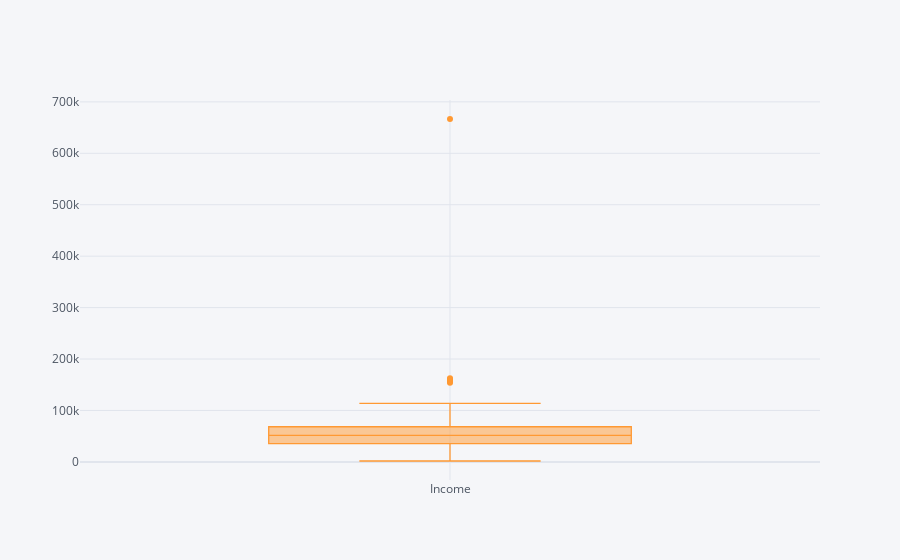

The notebook cell saved with this chart:
### Markdown cell above
## Handling Ouliers in  Income

### Code cell
df['Income'].iplot(kind='box',boxpoints='outliers')

### Figure 1 — Plotly figure (JSON) as saved in the notebook; plotly's stock layout.template omitted (floating-point values rounded to 4 significant figures; data arrays with more than 128 entries replaced by an {"elided": "..."} marker saying what was removed)
{"data": [{"boxpoints": "outliers", "line": {"width": 1.3}, "marker": {"color": "rgba(255, 153, 51, 1.0)"}, "name": "Income", "orientation": "v", "type": "box", "y": {"elided": "2240 float values"}}], "layout": {"autosize": true, "legend": {"bgcolor": "#F5F6F9", "font": {"color": "#4D5663"}}, "paper_bgcolor": "#F5F6F9", "plot_bgcolor": "#F5F6F9", "title": {"font": {"color": "#4D5663"}}, "xaxis": {"autorange": true, "gridcolor": "#E1E5ED", "range": [-0.5, 0.5], "showgrid": true, "tickfont": {"color": "#4D5663"}, "title": {"font": {"color": "#4D5663"}, "text": ""}, "type": "category", "zerolinecolor": "#E1E5ED"}, "yaxis": {"autorange": true, "gridcolor": "#E1E5ED", "range": [-35210.0, 703600.0], "showgrid": true, "tickfont": {"color": "#4D5663"}, "title": {"font": {"color": "#4D5663"}, "text": ""}, "type": "linear", "zerolinecolor": "#E1E5ED"}}}
